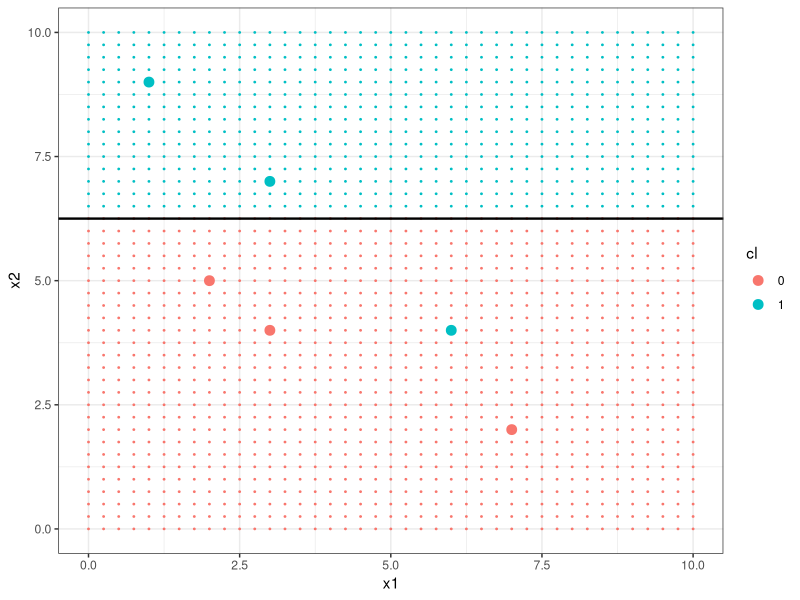
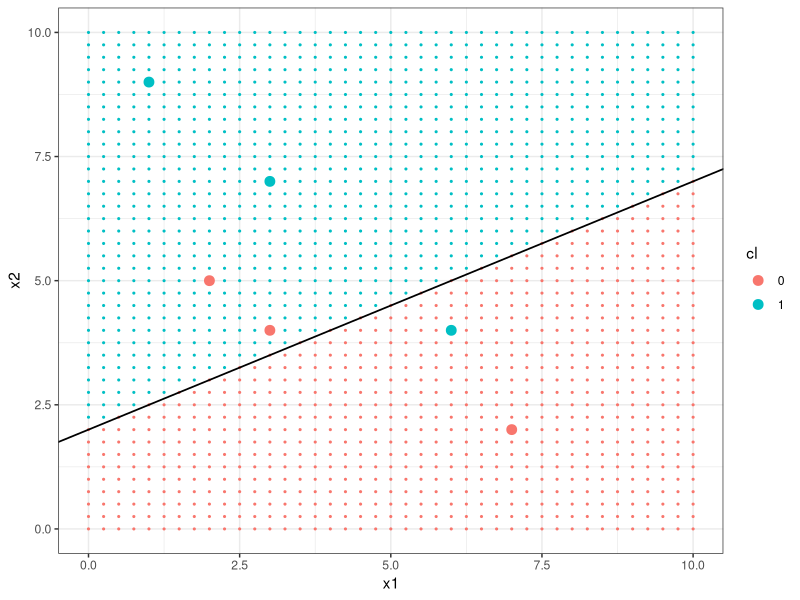

These figures' R source, in order:
### Chapter 2 Statistical Learning

### pp. 39-42 Classification, KNN
library(tidyverse)
### observations, 0<=x1<=10, 0<=x2<=10
x1 <- c(2,3,1,7,3,6)
x2 <- c(5,7,9,2,4,4)
classifier <- as.factor(c(0,1,1,0,0,1))
obs_df <- data.frame(x1=x1,x2=x2,cl=classifier)
### arbitrary estimated function f_hat: a horizontal line
f_hat <- function(x){
    return(6.25)
}
### calculate y_hat
obs_df <- obs_df %>%
    mutate(y_hat=ifelse(x2>f_hat(x1),1,0))
### training error rate
sum((as.numeric(obs_df$cl)-1)!=obs_df$y_hat)/length(obs_df$x1)

grid_x1 <- seq(from=0, to=10, by=0.25)
grid_x2 <- seq(from=0, to=10, by=0.25)
points_grid <- as.matrix(expand.grid(grid_x1, grid_x2))
grid_df <- data.frame(gx1=points_grid[,1], gx2=points_grid[,2])
grid_df <- grid_df %>%
    mutate(gcl=as.factor(ifelse(gx2>f_hat(gx1),1,0)))

obs_df %>% ggplot(aes(x=x1, y=x2, color=cl)) +
    geom_point(data=grid_df,
               aes(x=gx1, y=gx2, color=gcl), size=0.3) +
    geom_point(size=3) +
    geom_abline(intercept=6.25, slope=0, color="black", size=0.8) +
    theme_bw()

### another arbitrary estimated function f_hat: a sloped line
f2_hat <- function(x){
    return(2+0.5*x)
}
grid_df <- grid_df %>%
    mutate(gcl2=as.factor(ifelse(gx2>f2_hat(gx1),1,0)))
### calculate y2_hat
obs_df <- obs_df %>%
    mutate(y2_hat=ifelse(x2>f2_hat(x1),1,0))
sum((as.numeric(obs_df$cl)-1)!=obs_df$y2_hat)/length(obs_df$x1)

obs_df %>% ggplot(aes(x=x1, y=x2, color=cl)) +
    geom_point(data=grid_df,
               aes(x=gx1, y=gx2, color=gcl2), size=0.4) +
    geom_point(size=3) +
    geom_abline(intercept=2, slope=0.5, color="black", size=0.6) +
    theme_bw()

### Bayes classifier
### https://www.geeksforgeeks.org/naive-bayes-classifiers/

outlook <- c("rainy","rainy","overcast","sunny","sunny","sunny","overcast",
             "rainy","rainy","sunny","rainy","overcast","overcast","sunny")
temperature <- c("hot","hot","hot","mild","cool","cool","cool","mild","cool",
                 "mild","mild","mild","hot","mild")
humidity <- c("high","high","high","high","normal","normal","normal","high",
              "normal","normal","normal","high","normal","high")
windy <- c("false","true","false","false","false","true","true","false",
           "false","false","true","true","false","true")
play <- c("no","no","yes","yes","yes","no","yes","no","yes","yes","yes",
               "yes","yes","no")
df <- data.frame(outlook=outlook, temperature=temperature, humidity=humidity,
                 windy=windy, play=play)
P_y_no <- df

library(MASS)  
Sigma <- matrix(c(1,0,0,1),nrow = 2, ncol = 2)
means_1 <- mvrnorm(n = 10, mu = c(1,0), Sigma)

### https://stackoverflow.com/questions/24052643/how-to-plot-non-linear-decision-boundaries-with-a-grid-in-r
### https://stats.stackexchange.com/questions/21572/how-to-plot-decision-boundary-of-a-k-nearest-neighbor-classifier-from-elements-o
### https://web.stanford.edu/~hastie/ElemStatLearn/datasets/mixture.example.info.txt

